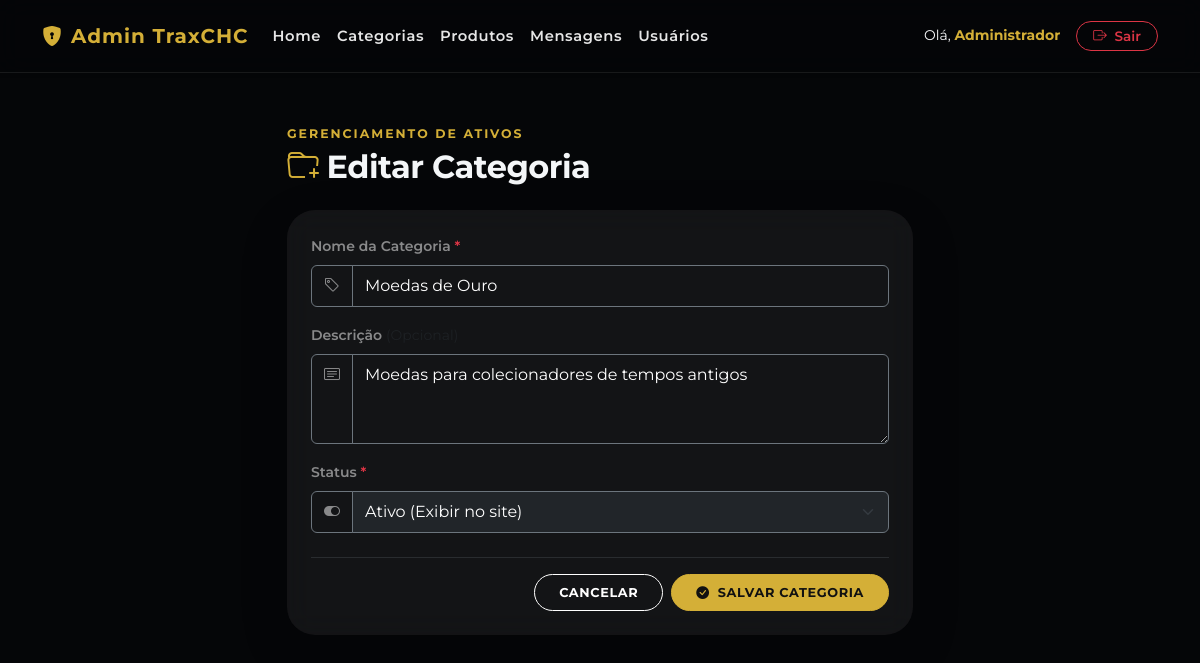
/admin/categoria-formulario.php?id=3 (signed in), run on the app's committed database.
### tables this page shows
CREATE TABLE `categoria` (
  `id` int(11) NOT NULL AUTO_INCREMENT,
  `nome` varchar(100) NOT NULL,
  `descricao` varchar(255) DEFAULT NULL,
  `status` varchar(20) NOT NULL DEFAULT 'Ativo',
  PRIMARY KEY (`id`)
);

### admin/categoria-formulario.php (the view, shortened to what this page needs)
<?php
$db = new db();
$conn = $db->connect();
$id = '';
$nome = '';
$descricao = '';
$status = 'Ativo';
if (isset($_GET['id']) && !empty($_GET['id'])) {
    $id = $_GET['id'];
    $stmt = $conn->prepare("SELECT * FROM categoria WHERE id = :id");
    $stmt->execute(['id' => $id]);
    $categoria = $stmt->fetch();
    if ($categoria) {
        $nome = $categoria['nome'];
        $descricao = $categoria['descricao'] ?? '';
        $status = $categoria['status'] ?? 'Ativo';
    }
}
?>
<!DOCTYPE html>
<html lang="pt-BR">
<head>
    <link href="https://cdn.jsdelivr.net/npm/bootstrap@5.3.0/dist/css/bootstrap.min.css" rel="stylesheet">
    <link rel="stylesheet" href="https://cdn.jsdelivr.net/npm/bootstrap-icons@1.11.3/font/bootstrap-icons.css">
    <link rel="stylesheet" href="../style.css">
</head>
<body class="pb-5">
    <?php include 'header-admin.php'; ?>
    <div class="container my-5" style="max-width: 650px;">
        <div class="mb-4">
            <span class="section-label mb-1">Gerenciamento de Ativos</span>
            <h2 class="fw-bold m-0" style="letter-spacing: -0.5px; color: var(--text-main);">
                <i class="bi bi-folder-plus me-2" style="color: var(--gold);"></i><?= $id ? 'Editar Categoria' : 'Nova Categoria'; ?>
            </h2>
        </div>
        <div class="glass-card shadow-lg border-0 p-4">
            <form action="categoria-formulario.php" method="POST">
                <div class="mb-3">
                    <label class="form-label small fw-semibold mb-2 text-white-50">
                        Nome da Categoria <span class="text-danger">*</span>
                    </label>
                    <div class="input-group">
                        <span class="input-group-text bg-transparent text-white-50 border-secondary"><i class="bi bi-tag"></i></span>
                        <input type="text" class="form-control bg-transparent text-white border-secondary py-2" name="nome" value="<?= htmlspecialchars($nome); ?>" placeholder="Ex: Relógios, Colares, Moedas de Ouro..." required autocomplete="off">
                    </div>
                </div>
                <div class="mb-3">
                    <label class="form-label small fw-semibold mb-2 text-white-50">
                        Descrição <span class="text-muted fw-normal">(Opcional)</span>
                    </label>
                    <div class="input-group">
                        <span class="input-group-text bg-transparent text-white-50 border-secondary align-items-start pt-2"><i class="bi bi-card-text"></i></span>
                        <textarea class="form-control bg-transparent text-white border-secondary py-2" name="descricao" rows="3" placeholder="Pequeno texto descrevendo a categoria..."><?= htmlspecialchars($descricao); ?></textarea>
                    </div>
                </div>
                <div class="mb-4">
                    <label class="form-label small fw-semibold mb-2 text-white-50">
                        Status <span class="text-danger">*</span>
                    </label>
                    <div class="input-group">
                        <span class="input-group-text bg-transparent text-white-50 border-secondary"><i class="bi bi-toggle-on"></i></span>
                        <select class="form-select bg-dark text-white border-secondary py-2" name="status" required style="background-color: rgba(0,0,0,0.5);">
                            <option value="Ativo" <?= $status === 'Ativo' ? 'selected' : ''; ?>>Ativo (Exibir no site)</option>
                        </select>
                    </div>
                </div>
                <div class="d-flex justify-content-end gap-2 pt-2 border-top border-secondary border-opacity-25 pt-3">
                    <a href="categorias.php" class="btn btn-transparente text-uppercase px-4 py-2" style="font-size: 0.8rem; font-weight: 700; letter-spacing: 0.05em; border-radius: 999px;">
                        Cancelar
                    </a>
                    <button type="submit" class="btn btn-gold text-uppercase px-4 py-2 d-flex align-items-center gap-2" style="font-size: 0.8rem; font-weight: 700; letter-spacing: 0.05em;">
                        <i class="bi bi-check-circle-fill"></i> Salvar Categoria
                    </button>
                </div>
            </form>
        </div>
    </div>
</body>
</html>

### style.css (style rules this page uses)
:root { --bg-dark: #050608; --bg-blue: #081524; --bg-blue-2: #0d1d31; --text-main: #f4f6f8; --text-muted: #b8c0cc; --gold: #d4af37; --gold-dark: #b8962e; --card: rgba(255, 255, 255, 0.06); --border: rgba(255, 255, 255, 0.12); }
* { box-sizing: border-box; }
body { font-family: "Montserrat", sans-serif; background: var(--bg-dark); color: var(--text-main); overflow-x: hidden; }
a { text-decoration: none; }
.btn-gold { background: var(--gold); border: 1px solid var(--gold); color: #111; font-weight: 700; border-radius: 999px; padding: 0.9rem 1.4rem; }
.section-label { display: inline-block; text-transform: uppercase; letter-spacing: 0.16em; font-size: 0.78rem; font-weight: 700; color: var(--gold); margin-bottom: 14px; }
.glass-card { background: var(--card); border: 1px solid var(--border); border-radius: 28px; padding: 24px; backdrop-filter: blur(14px); box-shadow: 0 25px 70px rgba(0, 0, 0, 0.25); }
.btn-transparente { background-color: transparent; border: 1px solid #fff; color: #fff; transition: all 0.3s ease; }

### data on the page
categoria: nome "Moedas de Ouro", descricao "Moedas para colecionadores de tempos antigos", status "Ativo (Exibir no site)"

### other printed values
$_SESSION['nome_usuario'] "Administrador"
